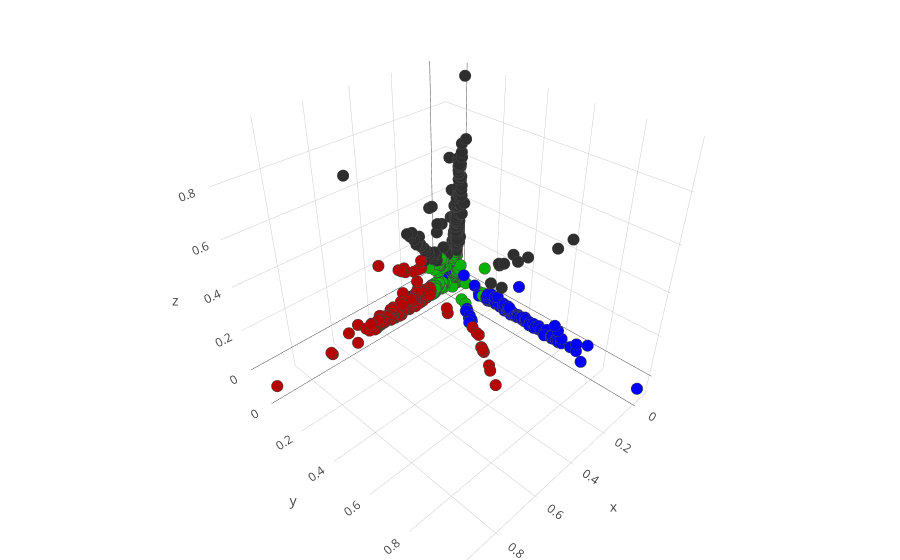

Notebook code for this chart:
### Code cell
x, y, z = X_weighted_reduced[:, 0], X_weighted_reduced[:, 1], X_weighted_reduced[:, 2]

trace1 = go.Scatter3d(
    x=x,
    y=y,
    z=z,
    mode='markers',
    
    marker=dict(
        size=4,
        color=coloring,
        line=dict(
            color='rgba(217, 217, 217)',
            width=1
        ),
        opacity=1
    )
)


data = [trace1]
layout = go.Layout(
    title='PCA with 3 PCs',
    margin=dict(
        l=0,
        r=0,
        b=0,
        t=0
    )
)
fig = go.Figure(data=data, layout=layout)
iplot(fig)

### Figure 1 — Plotly figure (JSON) as saved in the notebook; plotly's stock layout.template omitted (floating-point values rounded to 4 significant figures; data arrays with more than 128 entries replaced by an {"elided": "..."} marker saying what was removed)
{"data": [{"marker": {"color": {"elided": "7958 str values"}, "line": {"color": "rgba(217, 217, 217)", "width": 1}, "opacity": 1, "size": 4}, "mode": "markers", "type": "scatter3d", "x": {"elided": "7958 float values"}, "y": {"elided": "7958 float values"}, "z": {"elided": "7958 float values"}}], "layout": {"margin": {"b": 0, "l": 0, "r": 0, "t": 0}, "title": "PCA with 3 PCs"}}
